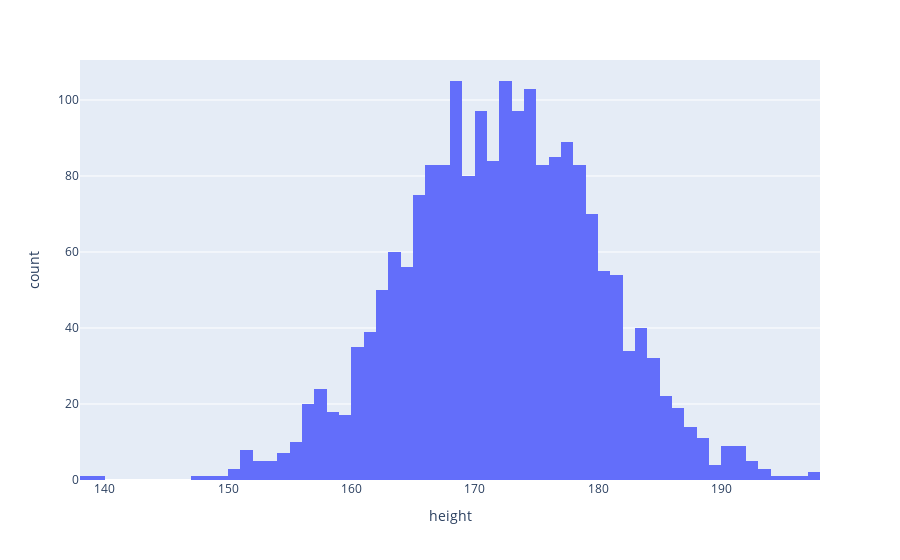

Here is the notebook cell this chart was saved with:
### Code cell
import plotly.express as px
px.histogram(hw, x='height')

### Figure 1 — Plotly figure (JSON) as saved in the notebook; plotly's stock layout.template omitted (floating-point values rounded to 4 significant figures; data arrays with more than 128 entries replaced by an {"elided": "..."} marker saying what was removed)
{"data": [{"alignmentgroup": "True", "bingroup": "x", "hovertemplate": "height=%{x}<br>count=%{y}<extra></extra>", "legendgroup": "", "marker": {"color": "#636efa", "pattern": {"shape": ""}}, "name": "", "offsetgroup": "", "orientation": "v", "showlegend": false, "type": "histogram", "x": {"elided": "2000 float values"}, "xaxis": "x", "yaxis": "y"}], "layout": {"autosize": true, "barmode": "relative", "legend": {"tracegroupgap": 0}, "margin": {"t": 60}, "xaxis": {"anchor": "y", "autorange": true, "domain": [0, 1], "range": [138, 198], "title": {"text": "height"}, "type": "linear"}, "yaxis": {"anchor": "x", "autorange": true, "domain": [0, 1], "range": [0, 110.5], "title": {"text": "count"}}}}
